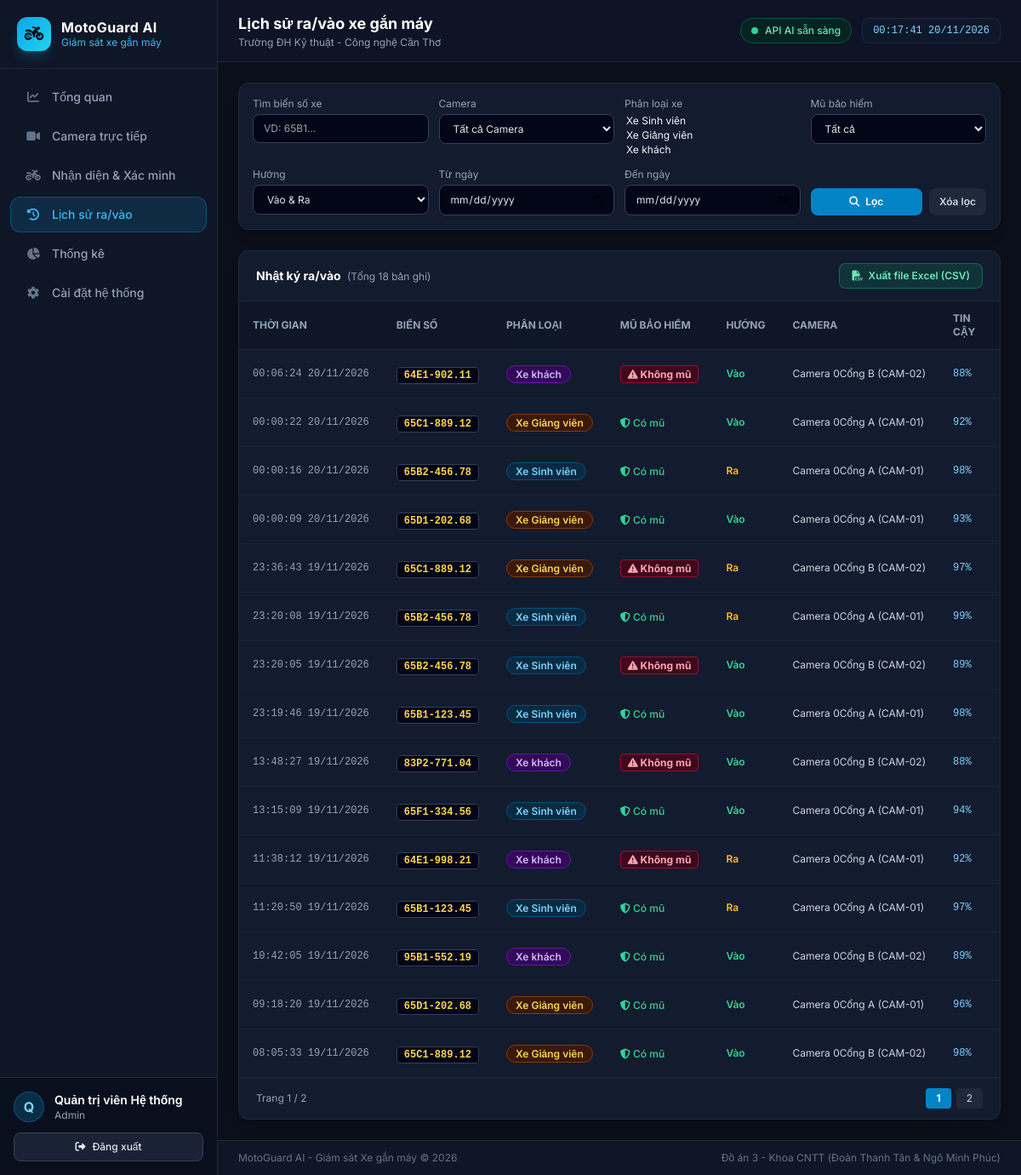
The app's page /history.php (signed in) with its own data.
### tables this page shows
CREATE TABLE IF NOT EXISTS `system_settings` (
  `id` int NOT NULL AUTO_INCREMENT,
  `system_name` varchar(150) NOT NULL DEFAULT 'MotoGuard AI - Giám sát Xe gắn máy',
  `school_name` varchar(200) NOT NULL DEFAULT 'Trường ĐH Kỹ thuật - Công nghệ Cần Thơ',
  `address` varchar(255) NOT NULL DEFAULT '256 Nguyễn Văn Cừ, Ninh Kiều, Cần Thơ',
  `yolo_model` varchar(100) NOT NULL DEFAULT 'YOLOv8n-Moto-Helmet-OCR',
  `yolo_confidence` float NOT NULL DEFAULT '0.5',
  `ocr_threshold` float NOT NULL DEFAULT '0.8',
  `helmet_alert_enabled` tinyint(1) NOT NULL DEFAULT '1',
  `guest_alert_enabled` tinyint(1) NOT NULL DEFAULT '0',
  `auto_refresh` tinyint(1) NOT NULL DEFAULT '1',
  `refresh_interval` int NOT NULL DEFAULT '5',
  `sound_enabled` tinyint(1) NOT NULL DEFAULT '1',
  `api_key` varchar(100) NOT NULL DEFAULT 'MOTO_AI_KEY_2026',
  PRIMARY KEY (`id`)
);

CREATE TABLE IF NOT EXISTS `detections` (
  `id` int NOT NULL AUTO_INCREMENT,
  `camera_id` int NOT NULL,
  `track_id` int DEFAULT NULL,
  `license_plate` varchar(30) NOT NULL DEFAULT 'Chưa đọc được',
  `vehicle_group` varchar(50) NOT NULL DEFAULT 'Xe khách',
  `has_helmet` tinyint(1) NOT NULL DEFAULT '1',
  `confidence` float NOT NULL DEFAULT '0.9',
  `direction` varchar(20) NOT NULL DEFAULT 'Vào',
  `bbox_x` float DEFAULT '20',
  `bbox_y` float DEFAULT '25',
  `bbox_w` float DEFAULT '28',
  `bbox_h` float DEFAULT '42',
  `image_path` varchar(255) DEFAULT NULL,
  `is_verified` tinyint(1) NOT NULL DEFAULT '0',
  `note` varchar(255) DEFAULT NULL,
  `detection_time` datetime NOT NULL DEFAULT CURRENT_TIMESTAMP,
  PRIMARY KEY (`id`),
  KEY `idx_det_time` (`detection_time`),
  KEY `idx_det_cam` (`camera_id`),
  KEY `idx_det_plate` (`license_plate`),
  CONSTRAINT `fk_det_camera` FOREIGN KEY (`camera_id`) REFERENCES `cameras` (`id`) ON DELETE CASCADE
);

### includes/auth.php (called while the page is built, shortened)
<?php
function currentUser() {
    return [
        'id'        => $_SESSION['user_id'] ?? null,
        'username'  => $_SESSION['username'] ?? '',
        'full_name' => $_SESSION['full_name'] ?? 'Người dùng',
        'role'      => $_SESSION['role'] ?? 'Nhân viên'
    ];
}
function e($str) {
    return htmlspecialchars((string)$str, ENT_QUOTES, 'UTF-8');
}
function badgeVehicleClass($group) {
    if ($group === 'Xe Giảng viên') {
        return 'bg-amber-950/80 text-amber-300 border border-amber-700/60';
    }
    if ($group === 'Xe Sinh viên') {
        return 'bg-sky-950/80 text-sky-300 border border-sky-700/60';
    }
    return 'bg-purple-950/80 text-purple-300 border border-purple-700/60';
}
function getCameraShortName($cameraId) {
    return ((int)$cameraId === 1) ? 'Cổng A (CAM-01)' : 'Cổng B (CAM-02)';
}

### config/db.php (called while the page is built, shortened)
<?php
function getSystemSettings(PDO $pdo) {
    $row = $pdo->query("SELECT * FROM system_settings ORDER BY id ASC LIMIT 1")->fetch();
    return $row;
}

### history.php (the view, shortened to what this page needs)
<?php
require_once __DIR__ . '/config/db.php';
require_once __DIR__ . '/includes/auth.php';
$q         = trim($_GET['q'] ?? '');
$group     = $_GET['vehicle_group'] ?? '';
$fromDate  = $_GET['from'] ?? '';
$toDate    = $_GET['to'] ?? '';
$conds = ['1=1'];
$params = [];
$whereSql = implode(' AND ', $conds);
$page = max(1, (int)($_GET['page'] ?? 1));
$perPage = 15;
$offset = ($page - 1) * $perPage;
$cntStmt = $pdo->prepare("SELECT COUNT(*) FROM detections WHERE {$whereSql}");
$cntStmt->execute($params);
$totalRows = (int)$cntStmt->fetchColumn();
$totalPages = max(1, (int)ceil($totalRows / $perPage));
$dataStmt = $pdo->prepare("SELECT * FROM detections WHERE {$whereSql} ORDER BY detection_time DESC LIMIT {$perPage} OFFSET {$offset}");
$dataStmt->execute($params);
$rows = $dataStmt->fetchAll();
$pageTitle = 'Lịch sử ra/vào xe gắn máy';
$activePage = 'history';
require_once __DIR__ . '/includes/layout_top.php';
?>
<form method="GET" class="bg-cardbg rounded-xl border border-borderdark p-4 mb-6 shadow-lg">
    <div class="grid grid-cols-1 sm:grid-cols-2 lg:grid-cols-4 gap-3 text-xs">
        <div>
            <label class="block text-slate-400 mb-1">Tìm biển số xe</label>
            <input type="text" name="q" value="<?= e($q) ?>" placeholder="VD: 65B1..."
                   class="w-full px-3 py-2 rounded-lg bg-slate-950 border border-slate-700 text-white outline-none focus:border-sky-500">
        </div>
        <div>
            <label class="block text-slate-400 mb-1">Camera</label>
            <select name="camera_id" class="w-full px-3 py-2 rounded-lg bg-slate-950 border border-slate-700 text-slate-200">
                <option value="">Tất cả Camera</option>
            </select>
        </div>
        <div>
            <label class="block text-slate-400 mb-1">Phân loại xe</label>
            <option value="Xe Sinh viên" <?= $group === 'Xe Sinh viên' ? 'selected' : '' ?>>Xe Sinh viên</option>
            <option value="Xe Giảng viên" <?= $group === 'Xe Giảng viên' ? 'selected' : '' ?>>Xe Giảng viên</option>
            <option value="Xe khách" <?= $group === 'Xe khách' ? 'selected' : '' ?>>Xe khách</option>
        </div>
        <div>
            <label class="block text-slate-400 mb-1">Mũ bảo hiểm</label>
            <select name="has_helmet" class="w-full px-3 py-2 rounded-lg bg-slate-950 border border-slate-700 text-slate-200">
                <option value="">Tất cả</option>
            </select>
        </div>
        <div>
            <label class="block text-slate-400 mb-1">Hướng</label>
            <select name="direction" class="w-full px-3 py-2 rounded-lg bg-slate-950 border border-slate-700 text-slate-200">
                <option value="">Vào &amp; Ra</option>
            </select>
        </div>
        <div>
            <label class="block text-slate-400 mb-1">Từ ngày</label>
            <input type="date" name="from" value="<?= e($fromDate) ?>" class="w-full px-3 py-2 rounded-lg bg-slate-950 border border-slate-700 text-slate-200">
        </div>
        <div>
            <label class="block text-slate-400 mb-1">Đến ngày</label>
            <input type="date" name="to" value="<?= e($toDate) ?>" class="w-full px-3 py-2 rounded-lg bg-slate-950 border border-slate-700 text-slate-200">
        </div>
        <div class="flex items-end gap-2">
            <button type="submit" class="flex-1 py-2 px-3 rounded-lg bg-sky-600 hover:bg-sky-500 text-white font-semibold transition">
                <i class="fa-solid fa-magnifying-glass mr-1"></i> Lọc
            </button>
            <a href="history.php" class="py-2 px-3 rounded-lg bg-slate-800 hover:bg-slate-700 text-slate-300 font-semibold transition">Xóa lọc</a>
        </div>
    </div>
</form>
<div class="bg-cardbg rounded-xl border border-borderdark shadow-lg overflow-hidden">
    <div class="px-5 py-3.5 border-b border-borderdark flex flex-wrap items-center justify-between gap-2">
        <div class="text-sm font-bold text-white">
            Nhật ký ra/vào <span class="text-xs font-normal text-slate-400 ml-1">(Tổng <?= $totalRows ?> bản ghi)</span>
        </div>
        <?php
        $exportQuery = $_GET;
        $exportQuery['export'] = 'csv';
        ?>
        <a href="history.php?<?= e(http_build_query($exportQuery)) ?>" class="px-3.5 py-1.5 rounded-lg bg-emerald-600/20 hover:bg-emerald-600/35 border border-emerald-500/40 text-emerald-300 text-xs font-semibold transition">
            <i class="fa-solid fa-file-csv mr-1"></i> Xuất file Excel (CSV)
        </a>
    </div>
    <div class="overflow-x-auto">
        <table class="w-full text-sm text-left">
            <thead class="bg-[#0f1626] text-slate-400 text-xs uppercase border-b border-borderdark">
                <tr>
                    <th class="px-4 py-3">Thời gian</th>
                    <th class="px-4 py-3">Biển số</th>
                    <th class="px-4 py-3">Phân loại</th>
                    <th class="px-4 py-3">Mũ bảo hiểm</th>
                    <th class="px-4 py-3">Hướng</th>
                    <th class="px-4 py-3">Camera</th>
                    <th class="px-4 py-3">Tin cậy</th>
                    <th class="px-4 py-3">Trạng thái</th>
                </tr>
            </thead>
            <tbody class="divide-y divide-slate-800/70">
                <?php if (empty($rows)): ?>
                    <tr><td colspan="9" class="px-5 py-8 text-center text-slate-500">Không tìm thấy dữ liệu phù hợp.</td></tr>
                <?php else: foreach ($rows as $r): ?>
                    <tr class="hover:bg-slate-800/40 transition">
                        <td class="px-4 py-3 font-mono text-xs text-slate-400 whitespace-nowrap"><?= date('H:i:s d/m/Y', strtotime($r['detection_time'])) ?></td>
                        <td class="px-4 py-3 whitespace-nowrap">
                            <span class="px-2 py-0.5 rounded bg-slate-950 border border-slate-700 font-mono font-bold text-amber-300 text-xs"><?= e($r['license_plate']) ?></span>
                        </td>
                        <td class="px-4 py-3 whitespace-nowrap">
                            <span class="px-2.5 py-0.5 rounded-full text-xs font-semibold <?= badgeVehicleClass($r['vehicle_group']) ?>">
                                <?= e($r['vehicle_group']) ?>
                            </span>
                        </td>
                        <td class="px-4 py-3 whitespace-nowrap">
                            <?php if ($r['has_helmet']): ?>
                                <span class="text-emerald-400 text-xs font-medium"><i class="fa-solid fa-shield-halved"></i> Có mũ</span>
                            <?php else: ?>
                                <span class="px-2 py-0.5 rounded bg-rose-950/80 border border-rose-700/70 text-rose-300 text-xs font-bold"><i class="fa-solid fa-triangle-exclamation"></i> Không mũ</span>
                            <?php endif; ?>
                        </td>
                        <td class="px-4 py-3 text-xs font-semibold <?= $r['direction'] === 'Vào' ? 'text-emerald-400' : 'text-amber-400' ?>"><?= e($r['direction']) ?></td>
                        <td class="px-4 py-3 text-xs text-slate-300 whitespace-nowrap">Camera 0<?= e(getCameraShortName($r['camera_id'])) ?></td>
                        <td class="px-4 py-3 font-mono text-xs text-sky-300"><?= round($r['confidence'] * 100, 1) ?>%</td>
                        <td class="px-4 py-3 text-xs">
                        </td>
                    </tr>
                <?php endforeach; endif; ?>
            </tbody>
        </table>
    </div>
    <?php if ($totalPages > 1): ?>
    <div class="px-5 py-3 border-t border-borderdark flex items-center justify-between text-xs text-slate-400">
        <span>Trang <?= $page ?> / <?= $totalPages ?></span>
        <div class="flex gap-1.5">
            <?php for ($p = 1; $p <= $totalPages; $p++):
                $pq = $_GET;
                $pq['page'] = $p;
                $activeP = ($p === $page);
            ?>
                <a href="history.php?<?= e(http_build_query($pq)) ?>"
                   class="px-3 py-1 rounded <?= $activeP ? 'bg-sky-600 text-white font-bold' : 'bg-slate-800 text-slate-300 hover:bg-slate-700' ?>">
                    <?= $p ?>
                </a>
            <?php endfor; ?>
        </div>
    </div>
    <?php endif; ?>
</div>
<?php require_once __DIR__ . '/includes/layout_bottom.php'; ?>

### includes/layout_top.php (shortened to what this page needs)
<?php
$user = currentUser();
$settings = getSystemSettings($pdo);
$activePage =$activePage ?? 'dashboard';
$menuItems = [
    'dashboard'   => ['href' => 'index.php',       'icon' => 'fa-chart-line',        'label' => 'Tổng quan'],
    'camera'      => ['href' => 'camera.php',      'icon' => 'fa-video',             'label' => 'Camera trực tiếp'],
    'recognition' => ['href' => 'recognition.php', 'icon' => 'fa-motorcycle',        'label' => 'Nhận diện & Xác minh'],
    'history'     => ['href' => 'history.php',     'icon' => 'fa-clock-rotate-left', 'label' => 'Lịch sử ra/vào'],
    'statistics'  => ['href' => 'statistics.php',  'icon' => 'fa-chart-pie',         'label' => 'Thống kê'],
    'settings'    => ['href' => 'settings.php',    'icon' => 'fa-gear',              'label' => 'Cài đặt hệ thống'],
];
?>
<!DOCTYPE html>
<html lang="vi" class="dark">
<head>
    <script src="https://cdn.tailwindcss.com"></script>
    <link rel="stylesheet" href="https://cdnjs.cloudflare.com/ajax/libs/font-awesome/6.5.1/css/all.min.css">
</head>
<body class="bg-darkbg text-slate-100 antialiased">
<div class="min-h-screen flex">
    <aside class="w-64 bg-sidebarbg border-r border-borderdark text-slate-300 flex flex-col shrink-0 hidden md:flex">
        <div class="p-5 border-b border-borderdark flex items-center gap-3">
            <div class="w-10 h-10 rounded-xl bg-gradient-to-br from-sky-500 to-cyan-400 flex items-center justify-center text-slate-950 text-lg shadow-lg shadow-sky-500/25">
                <i class="fa-solid fa-motorcycle"></i>
            </div>
            <div class="overflow-hidden">
                <div class="font-bold text-white leading-tight truncate tracking-wide">MotoGuard AI</div>
                <div class="text-xs text-sky-400 truncate">Giám sát xe gắn máy</div>
            </div>
        </div>
        <nav class="flex-1 p-3 space-y-1">
            <?php foreach ($menuItems as$key => $item):$isActive = ($activePage ===$key);
                $cls =$isActive
                    ? 'bg-sky-500/15 text-sky-400 border border-sky-500/30 shadow-sm'
                    : 'text-slate-400 hover:bg-slate-800/60 hover:text-slate-100 border border-transparent';
            ?>
                <a href="<?= e($item['href']) ?>" class="flex items-center gap-3 px-4 py-2.5 rounded-xl text-sm font-medium transition <?= $cls ?>">
                    <i class="fa-solid <?= e($item['icon']) ?> w-5 text-center <?=$isActive ? 'text-sky-400' : 'text-slate-500' ?>"></i>
                    <span><?= e($item['label']) ?></span>
                </a>
            <?php endforeach; ?>
        </nav>
        <div class="p-4 border-t border-borderdark bg-[#0a0f1d]">
            <div class="flex items-center gap-3 mb-3">
                <div class="w-9 h-9 rounded-full bg-sky-500/20 border border-sky-500/30 text-sky-300 flex items-center justify-center font-bold">
                    <?= e(mb_strtoupper(mb_substr($user['full_name'], 0, 1))) ?>
                </div>
                <div class="overflow-hidden">
                    <div class="text-sm font-semibold text-white truncate"><?= e($user['full_name']) ?></div>
                    <div class="text-xs text-slate-400 truncate"><?= e($user['role']) ?></div>
                </div>
            </div>
            <a href="logout.php" class="w-full flex items-center justify-center gap-2 py-2 px-3 rounded-lg bg-slate-800/80 hover:bg-rose-600/90 border border-slate-700 text-slate-200 hover:text-white text-xs font-medium transition">
                <i class="fa-solid fa-right-from-bracket"></i> Đăng xuất
            </a>
        </div>
    </aside>
    <div class="flex-1 flex flex-col min-w-0">
        <header class="bg-sidebarbg/95 backdrop-blur border-b border-borderdark px-6 py-3.5 flex items-center justify-between sticky top-0 z-20">
            <div>
                <h1 class="text-lg font-bold text-white"><?= e($pageTitle ?? 'Dashboard') ?></h1>
                <p class="text-xs text-slate-400"><?= e($settings['school_name']) ?></p>
            </div>
            <div class="flex items-center gap-3">
                <div class="hidden sm:flex items-center gap-2 text-xs font-medium bg-emerald-950/60 text-emerald-300 px-3 py-1.5 rounded-full border border-emerald-700/60">
                    <span class="w-2 h-2 rounded-full bg-emerald-400 animate-pulse"></span>
                    <span>API AI sẵn sàng</span>
                </div>
                <div id="liveClock" class="text-xs font-mono bg-slate-900 text-sky-300 px-3 py-1.5 rounded-lg border border-slate-800">
                </div>
            </div>
        </header>
        <main class="p-6 flex-1">

### includes/layout_bottom.php (shortened to what this page needs)
</main>
        <footer class="px-6 py-3 bg-sidebarbg border-t border-borderdark text-xs text-slate-500 flex flex-wrap justify-between gap-2">
            <span><?= e($settings['system_name']) ?> &copy; <?= date('Y') ?></span>
            <span>Đồ án 3 - Khoa CNTT (Đoàn Thanh Tân &amp; Ngô Minh Phúc)</span>
        </footer>
    </div>
</div>
</body>
</html>

### includes/layout_top.php (style rules this page uses)
body { background-color: #0b0f19; color: #f1f5f9; font-family: 'Inter', sans-serif; }

### records on screen
system_settings: school_name "Trường ĐH Kỹ thuật - Công nghệ Cần Thơ", system_name "MotoGuard AI - Giám sát Xe gắn máy"
detections: detection_time "00:06:24 20/11/2026", license_plate "64E1-902.11", vehicle_group "Xe khách", has_helmet 0 (drawn), direction "Vào", camera "Cổng B (CAM-02)", $r['confidence']*100 "88"
detections: detection_time "00:00:22 20/11/2026", license_plate "65C1-889.12", vehicle_group "Xe Giảng viên", has_helmet 1 (drawn), direction "Vào", camera "Cổng A (CAM-01)", $r['confidence']*100 "92"
detections: detection_time "00:00:16 20/11/2026", license_plate "65B2-456.78", vehicle_group "Xe Sinh viên", has_helmet 1 (drawn), direction "Ra", camera "Cổng A (CAM-01)", $r['confidence']*100 "98"
detections: detection_time "00:00:09 20/11/2026", license_plate "65D1-202.68", vehicle_group "Xe Giảng viên", has_helmet 1 (drawn), direction "Vào", camera "Cổng A (CAM-01)", $r['confidence']*100 "93"
detections: detection_time "23:36:43 19/11/2026", license_plate "65C1-889.12", vehicle_group "Xe Giảng viên", has_helmet 0 (drawn), direction "Ra", camera "Cổng B (CAM-02)", $r['confidence']*100 "97"
detections: detection_time "23:20:08 19/11/2026", license_plate "65B2-456.78", vehicle_group "Xe Sinh viên", has_helmet 1 (drawn), direction "Ra", camera "Cổng A (CAM-01)", $r['confidence']*100 "99"
detections: detection_time "23:20:05 19/11/2026", license_plate "65B2-456.78", vehicle_group "Xe Sinh viên", has_helmet 0 (drawn), direction "Vào", camera "Cổng B (CAM-02)", $r['confidence']*100 "89"
detections: detection_time "23:19:46 19/11/2026", license_plate "65B1-123.45", vehicle_group "Xe Sinh viên", has_helmet 1 (drawn), direction "Vào", camera "Cổng A (CAM-01)", $r['confidence']*100 "98"
detections: detection_time "13:48:27 19/11/2026", license_plate "83P2-771.04", vehicle_group "Xe khách", has_helmet 0 (drawn), direction "Vào", camera "Cổng B (CAM-02)", $r['confidence']*100 "88"
detections: detection_time "13:15:09 19/11/2026", license_plate "65F1-334.56", vehicle_group "Xe Sinh viên", has_helmet 1 (drawn), direction "Vào", camera "Cổng A (CAM-01)", $r['confidence']*100 "94"
detections: detection_time "11:38:12 19/11/2026", license_plate "64E1-998.21", vehicle_group "Xe khách", has_helmet 0 (drawn), direction "Ra", camera "Cổng A (CAM-01)", $r['confidence']*100 "92"
detections: detection_time "11:20:50 19/11/2026", license_plate "65B1-123.45", vehicle_group "Xe Sinh viên", has_helmet 1 (drawn), direction "Ra", camera "Cổng A (CAM-01)", $r['confidence']*100 "97"
detections: detection_time "10:42:05 19/11/2026", license_plate "95B1-552.19", vehicle_group "Xe khách", has_helmet 1 (drawn), direction "Vào", camera "Cổng B (CAM-02)", $r['confidence']*100 "89"
detections: detection_time "09:18:20 19/11/2026", license_plate "65D1-202.68", vehicle_group "Xe Giảng viên", has_helmet 1 (drawn), direction "Vào", camera "Cổng A (CAM-01)", $r['confidence']*100 "96"
detections: detection_time "08:05:33 19/11/2026", license_plate "65C1-889.12", vehicle_group "Xe Giảng viên", has_helmet 1 (drawn), direction "Vào", camera "Cổng B (CAM-02)", $r['confidence']*100 "98"

### other values on screen
$item['label'] "Tổng quan"
$item['label'] "Camera trực tiếp"
$item['label'] "Nhận diện & Xác minh"
$item['label'] "Lịch sử ra/vào"
$item['label'] "Thống kê"
$item['label'] "Cài đặt hệ thống"
mb_strtoupper(mb_substr($user['full_name'], 0, 1)) "Q"
$user['full_name'] "Quản trị viên Hệ thống"
$user['role'] "Admin"
$pageTitle "Lịch sử ra/vào xe gắn máy"
$totalRows "18"
$page "1"
$totalPages "2"
